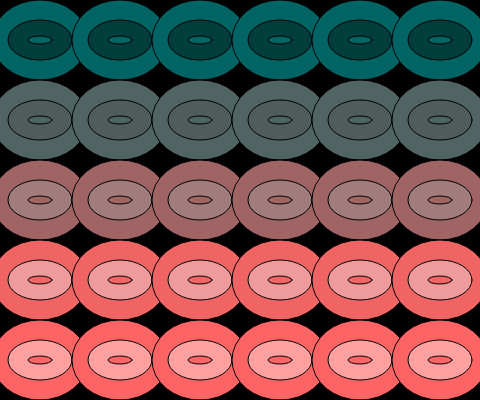
Frame 1 (no input)
Frame 60 (no input): identical to frame 1, image omitted
Frame 120 (the mouse pressed at the canvas centre since frame 60): identical to frame 1, image omitted

The p5.js sketch that drew this single still picture (run headless with seeded random() and noise() and a simulated clock; from frame 60 on, the mouse is pressed at the canvas centre):

// p5.js sketch
// ── sketch.js
function setup() {
  createCanvas(480, 400);
}

function draw() {
  background(0);
  
  var circleSize= 80;

translate(circleSize/2, circleSize/2);
  
for(var x = 0; x < width; x += circleSize) {

for(var y = 0; y < width; y += circleSize) {
  
fill(1*y,100,100);
  ellipse (x, y, circleSize* 1.2, circleSize* 1);
fill(1*y, 100);
  ellipse (x, y, circleSize* 0.8, circleSize* 0.5);
fill(1*y,100,100);
  ellipse (x, y, circleSize* 0.3, circleSize* 0.1);
    }
  }
}
